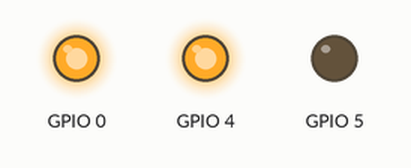
This program was run on a simulated ESP8266 (NodeMCU). On the bench: output pins drawn as LEDs (lit = HIGH).

Above: at 0.5 s.
At 1.5 s:
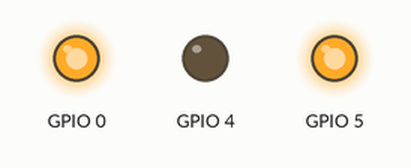
At 5.5 s:
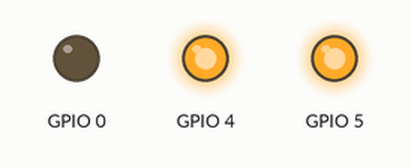
Timing chart, 0 to 6.9 s (numbered marks = the images above):
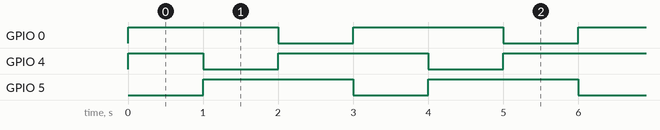

The program:

main.cpp
```cpp
#include "core_esp8266_features.h"
#include <Arduino.h>
#include <cstdint>

// Simple abstraction for Pin State logic
enum class Light {
    // inverted for common Anode
    On = LOW,
    Off = HIGH
};

struct RGBState {
    Light r, g, b;
};

class RGBLed {
    private:
        uint8_t pinR, pinG, pinB;
    public:
        RGBLed(uint8_t r, uint8_t g, uint8_t b) : pinR(r), pinG(g), pinB(b) {}

        void begin() {
            pinMode(pinR, OUTPUT);
            pinMode(pinG, OUTPUT);
            pinMode(pinB, OUTPUT);
            display({ Light::Off, Light::Off, Light::Off });
        }

        void display(RGBState state) const {
            digitalWrite(pinR, static_cast<int>(state.r));
            digitalWrite(pinG, static_cast<int>(state.g));
            digitalWrite(pinB, static_cast<int>(state.b));
        }
};

// D1 = 5, D2 = 4, D3 = 0
RGBLed statusLed(5, 4, 0);

void setup() {
    statusLed.begin();
}

void loop() {
    statusLed.display({ Light::On, Light::Off, Light::Off }); // red
    delay(1000);
    statusLed.display({ Light::Off, Light::On, Light::Off }); // green
    delay(1000);
    statusLed.display({ Light::Off, Light::Off, Light::On }); // blue
    delay(1000);
}
```

Measured:
- by itself, GPIO 0, GPIO 4, GPIO 5: alternates HIGH for 2.0 s and LOW for 1.0 s
- by itself, everything shown: repeats every 3.0 s, in 3 steps
